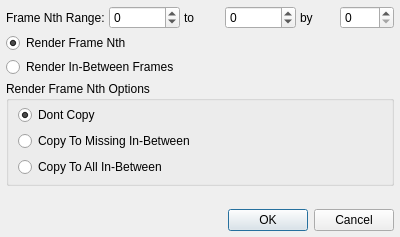
<ui version="4.0" >
 <class>FrameNthDialogUI</class>
 <widget class="QDialog" name="FrameNthDialogUI" >
  <property name="geometry" >
   <rect>
    <x>0</x>
    <y>0</y>
    <width>400</width>
    <height>237</height>
   </rect>
  </property>
  <property name="windowTitle" >
   <string>Frame Nth Options</string>
  </property>
  <layout class="QVBoxLayout" name="verticalLayout_2" >
   <property name="spacing" >
    <number>4</number>
   </property>
   <property name="margin" >
    <number>6</number>
   </property>
   <item>
    <layout class="QHBoxLayout" name="horizontalLayout" >
     <item>
      <widget class="QLabel" name="label_2" >
       <property name="text" >
        <string>Frame Nth Range:</string>
       </property>
      </widget>
     </item>
     <item>
      <widget class="QSpinBox" name="mStartFrameSpin" >
       <property name="minimum" >
        <number>-999999999</number>
       </property>
       <property name="maximum" >
        <number>999999999</number>
       </property>
      </widget>
     </item>
     <item>
      <widget class="QLabel" name="label_3" >
       <property name="text" >
        <string>to</string>
       </property>
      </widget>
     </item>
     <item>
      <widget class="QSpinBox" name="mEndFrameSpin" >
       <property name="minimum" >
        <number>-999999999</number>
       </property>
       <property name="maximum" >
        <number>999999999</number>
       </property>
      </widget>
     </item>
     <item>
      <widget class="QLabel" name="label_4" >
       <property name="text" >
        <string>by</string>
       </property>
      </widget>
     </item>
     <item>
      <widget class="QSpinBox" name="mFrameNthSpin" >
       <property name="maximum" >
        <number>9999</number>
       </property>
      </widget>
     </item>
    </layout>
   </item>
   <item>
    <widget class="QRadioButton" name="mRenderFrameNthRadio" >
     <property name="text" >
      <string>Render Frame Nth</string>
     </property>
     <property name="checked" >
      <bool>true</bool>
     </property>
    </widget>
   </item>
   <item>
    <widget class="QRadioButton" name="mRenderFillFramesRadio" >
     <property name="text" >
      <string>Render In-Between Frames</string>
     </property>
    </widget>
   </item>
   <item>
    <widget class="QGroupBox" name="mCopyOptionsGroup" >
     <property name="title" >
      <string>Render Frame Nth Options</string>
     </property>
     <layout class="QVBoxLayout" name="verticalLayout" >
      <property name="topMargin" >
       <number>4</number>
      </property>
      <property name="bottomMargin" >
       <number>6</number>
      </property>
      <item>
       <widget class="QRadioButton" name="mNoCopyRadio" >
        <property name="text" >
         <string>Dont Copy</string>
        </property>
        <property name="checked" >
         <bool>true</bool>
        </property>
       </widget>
      </item>
      <item>
       <widget class="QRadioButton" name="mCopyToMissingRadio" >
        <property name="text" >
         <string>Copy To Missing In-Between</string>
        </property>
       </widget>
      </item>
      <item>
       <widget class="QRadioButton" name="mCopyToAllRadio" >
        <property name="text" >
         <string>Copy To All In-Between</string>
        </property>
       </widget>
      </item>
     </layout>
     <zorder>checkBox</zorder>
     <zorder>mCopyToAllRadio</zorder>
     <zorder>mCopyToMissingRadio</zorder>
     <zorder>mNoCopyRadio</zorder>
    </widget>
   </item>
   <item>
    <spacer name="verticalSpacer" >
     <property name="orientation" >
      <enum>Qt::Vertical</enum>
     </property>
     <property name="sizeHint" stdset="0" >
      <size>
       <width>20</width>
       <height>0</height>
      </size>
     </property>
    </spacer>
   </item>
   <item>
    <widget class="QDialogButtonBox" name="ButtonBox" >
     <property name="orientation" >
      <enum>Qt::Horizontal</enum>
     </property>
     <property name="standardButtons" >
      <set>QDialogButtonBox::Cancel|QDialogButtonBox::Ok</set>
     </property>
    </widget>
   </item>
  </layout>
 </widget>
 <resources/>
 <connections>
  <connection>
   <sender>ButtonBox</sender>
   <signal>accepted()</signal>
   <receiver>FrameNthDialogUI</receiver>
   <slot>accept()</slot>
   <hints>
    <hint type="sourcelabel" >
     <x>248</x>
     <y>254</y>
    </hint>
    <hint type="destinationlabel" >
     <x>157</x>
     <y>274</y>
    </hint>
   </hints>
  </connection>
  <connection>
   <sender>ButtonBox</sender>
   <signal>rejected()</signal>
   <receiver>FrameNthDialogUI</receiver>
   <slot>reject()</slot>
   <hints>
    <hint type="sourcelabel" >
     <x>316</x>
     <y>260</y>
    </hint>
    <hint type="destinationlabel" >
     <x>286</x>
     <y>274</y>
    </hint>
   </hints>
  </connection>
 </connections>
</ui>
